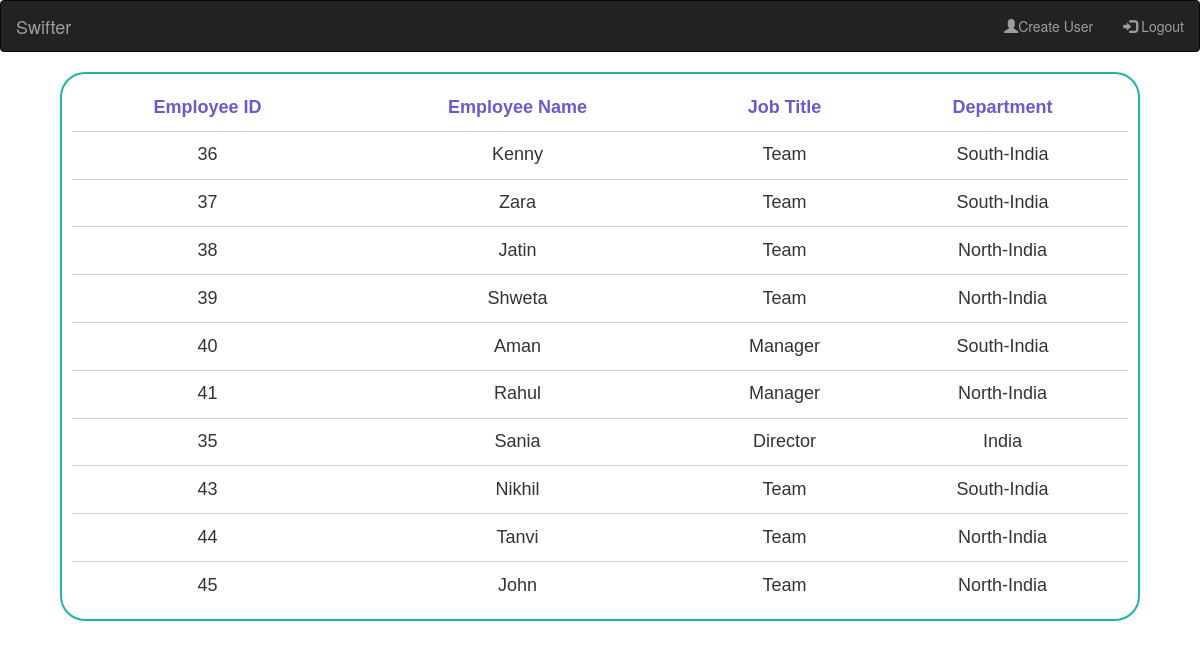
The page /emp_mgmt (signed in) on the database its author committed.
### sales/models.py (models this page shows, shortened)
class Employee(models.Model):
    user=models.OneToOneField(User,on_delete=models.CASCADE)
    user_name=models.CharField(max_length=60)
    department= models.CharField(max_length=50)
    role= models.CharField(max_length=50)

### sales/views.py (the view)
# urls.py: path('emp_mgmt',views.emp_mgmt,name='emp_mgmt'),
@login_required
def emp_mgmt(request):
    emp=Employee.objects.all().values()
    role=User.objects.filter(groups__name='North-India')
    for user in emp:
         print("Role:",user['role'])
    print("gerat sucess")
    return render(request,'emp.html',{'users':emp})

### templates/emp.html (shortened to what this page needs)
<!DOCTYPE html>
<html lang="en">
<head>
    <link rel="stylesheet" href="https://maxcdn.bootstrapcdn.com/bootstrap/3.4.1/css/bootstrap.min.css">
</head>
    <body  >
        <div id="m-body">
        <nav class="navbar navbar-inverse">
          <div class="container-fluid">
            <div class="navbar-header">
              <a class="navbar-brand" href="#">Swifter</a>
            </div>
            <ul class="nav navbar-nav navbar-right">
                <li><a href="Register"><span class="glyphicon glyphicon-user"></span>Create User</a></li>
                <li><a href="Logout"><span class="glyphicon glyphicon-log-in"></span> Logout</a></li>
              </ul>
            </div>
          </nav>
        <div id="corners">
            <div class="table-responsive table-hover">
                <table>
                    <tr>
                      <th>Employee ID</th>
                      <th>Employee Name</th>
                      <th>Job Title</th>
                      <th>Department</th>
                    </tr>
                    {% for emp in users%}
                    <tr>
                    <td> {{ emp.user_id}} </td>
                      <td > {{ emp.user_name}} </td>
                      <td> {{ emp.role}} </td>
                      <td> {{ emp.department}} </td>
                    </tr>
                    {% endfor %}
                  </table>
            </div>
          </div>
        </div>
</body>
</html>

### templates/emp.html (style rules this page uses)
#corners { border-radius: 25px; border: 2px solid lightseagreen; padding: 10px; width: 90%; height: 70%; margin: auto; }
table { font-family: arial, sans-serif; border-collapse: collapse; width: 100%; height: 100%; font-size: 18px; }
td, th { text-align: center; padding-right: 0.4%; padding: 1%; }
th { color: slateblue; }
tr { border-bottom: 1px solid #ccc; }
tr:last-child { border-bottom: none; }

### rows shown on the page
Employee: user_id "36", user_name "Kenny", role "Team", department "South-India"
Employee: user_id "37", user_name "Zara", role "Team", department "South-India"
Employee: user_id "38", user_name "Jatin", role "Team", department "North-India"
Employee: user_id "39", user_name "Shweta", role "Team", department "North-India"
Employee: user_id "40", user_name "Aman", role "Manager", department "South-India"
Employee: user_id "41", user_name "Rahul", role "Manager", department "North-India"
Employee: user_id "35", user_name "Sania", role "Director", department "India"
Employee: user_id "43", user_name "Nikhil", role "Team", department "South-India"
Employee: user_id "44", user_name "Tanvi", role "Team", department "North-India"
Employee: user_id "45", user_name "John", role "Team", department "North-India"
